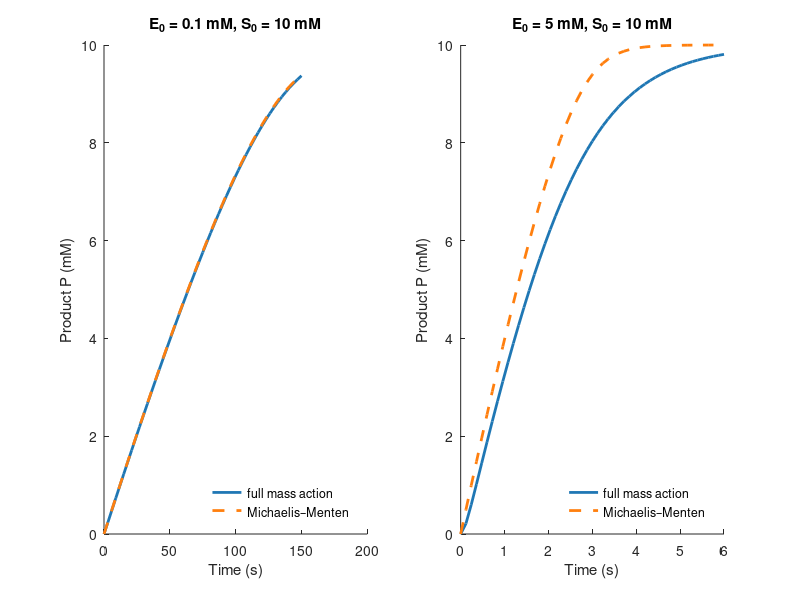

MATLAB code for this plot: (Note: this script raises an error after producing the figure.)
%% Full mass-action enzyme model vs the Michaelis-Menten rate law
%     E + S <-> ES -> E + P      (rate constants k1, k_1, k2)
% The full model tracks S, ES and P; the enzyme is E = E0 - ES. The
% Michaelis-Menten (Briggs-Haldane) approximation replaces all of this
% with a single rate law, v = vmax*S/(KM + S). How good is it?
% Requires: core MATLAB only.

k1 = 1.0; k_1 = 1.0; k2 = 1.0;     % 1/(mM s), 1/s, 1/s
KM = (k_1 + k2) / k1;              % Michaelis constant: 2 mM
S0 = 10.0;                         % initial substrate (mM)
opts = odeset('RelTol', 1e-8, 'AbsTol', 1e-10);  % tight tolerances

% Two cases: little enzyme (E0 << S0) and a lot of enzyme (E0 ~ S0)
names = {'low_enzyme', 'high_enzyme'};
E0s = [0.1 5.0];
t_ends = [150 6];

fig = figure('Position', [100 100 1000 400]);
for k = 1:2
    E0 = E0s(k);
    t = linspace(0, t_ends(k), 51);

    % Full model: y = [S; ES; P]
    full_model = @(t, y) [-k1*(E0 - y(2))*y(1) + k_1*y(2)
                          k1*(E0 - y(2))*y(1) - (k_1 + k2)*y(2)
                          k2*y(2)];
    [~, y] = ode45(full_model, t, [S0; 0; 0], opts);
    P_full = y(:, 3)';

    % Michaelis-Menten model: a single ODE for S
    vmax = k2 * E0;
    mm_model = @(t, S) -vmax * S / (KM + S);
    [~, S] = ode45(mm_model, t, S0, opts);
    P_mm = S0 - S';                % in the MM model, P = S0 - S

    err = max(abs(P_full - P_mm)) / S0;
    fprintf('E0 = %g mM: max |P_full - P_MM| = %.1f%% of S0\n', E0, 100*err);
    results.(names{k}) = struct('E0', E0, 't', t, 'P_full', P_full, ...
        'P_mm', P_mm, 'max_rel_difference', err);

    subplot(1, 2, k)
    plot(t, P_full, '-', 'Color', [0.122 0.467 0.706], 'LineWidth', 2);
    hold on
    plot(t, P_mm, '--', 'Color', [1.000 0.498 0.055], 'LineWidth', 2);
    xlabel('Time (s)'); ylabel('Product P (mM)');
    title(sprintf('E_0 = %g mM, S_0 = %g mM', E0, S0));
    legend({'full mass action', 'Michaelis–Menten'}, ...
        'Location', 'southeast', 'Box', 'off');
    box off
end
sbp.save_figure(fig, mfilename('fullpath'), 'fig-michaelis-menten');

sbp.save_results(mfilename('fullpath'), results);
